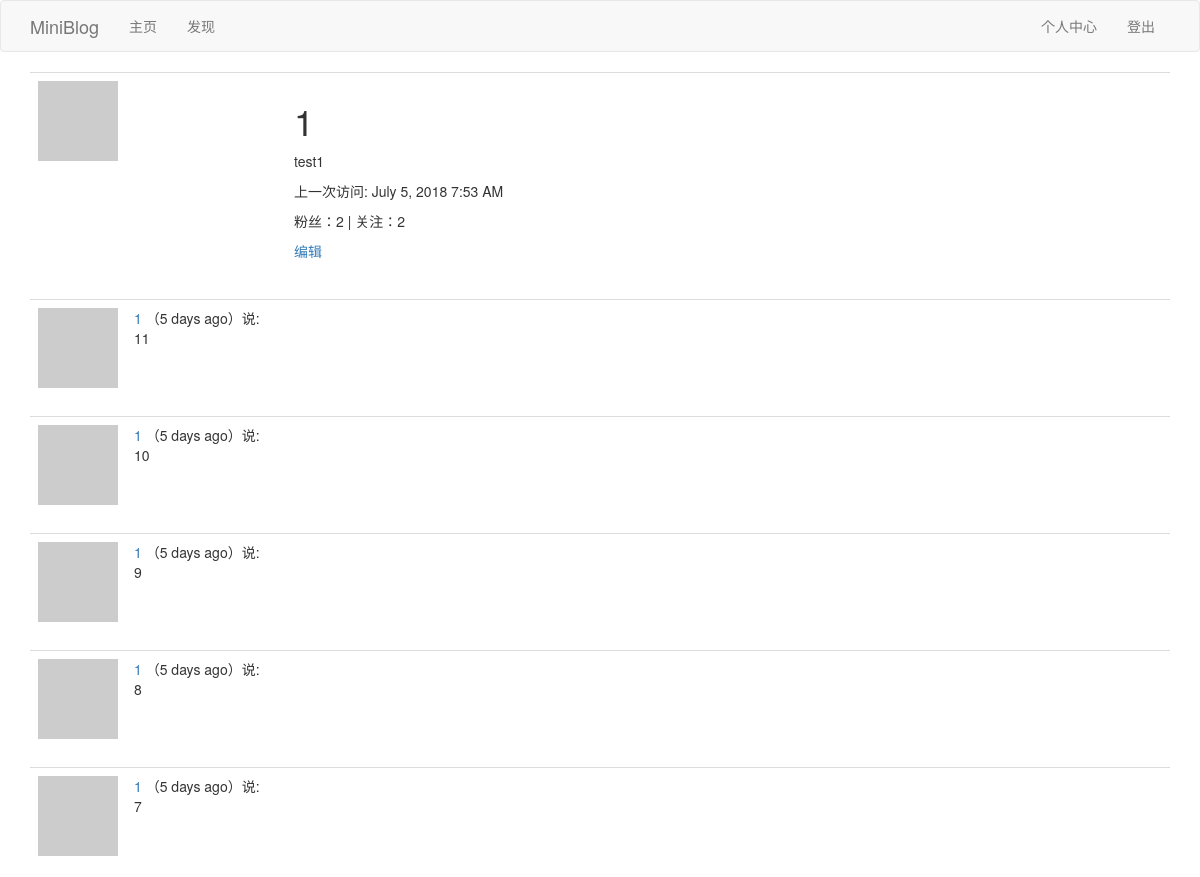
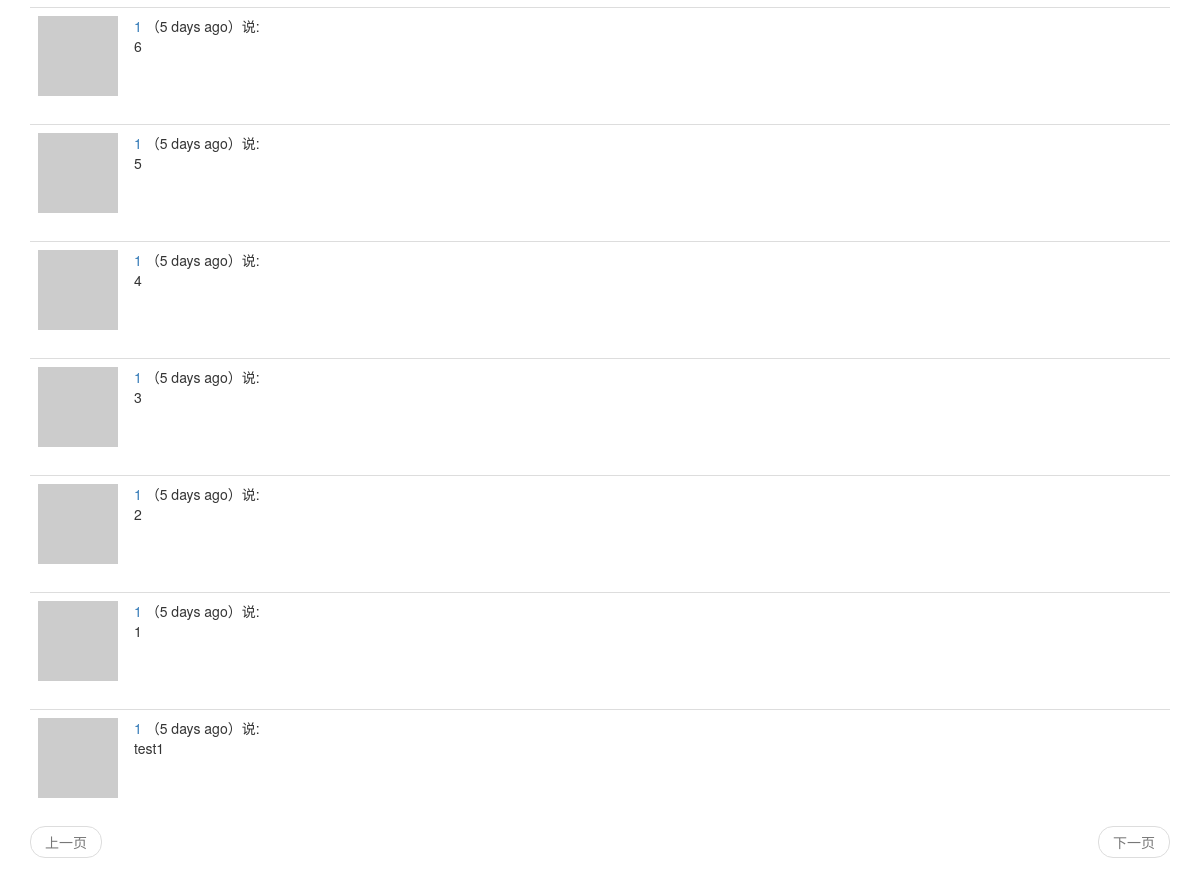
/user/1 (signed in), run on the app's committed database (2 pictures, top to bottom).
### app/models.py (models this page shows, shortened)
class User(UserMixin,db.Model):
	__tablename__ = 'user'
	id = db.Column(db.Integer,primary_key=True)
	username = db.Column(db.String(64),index=True,unique=True)
	email = db.Column(db.String(64),index=True,unique=True)
	password_hash = db.Column(db.String(128))
	posts = db.relationship('Post',backref='author',lazy='dynamic')
	about_me = db.Column(db.String(140))
	last_seen = db.Column(db.DateTime,default=datetime.utcnow)
	def __repr__(self):
		return '<User {}'.format(self.username)
	__str__ = __repr__
	def avatar(self,size):
		digest = md5(self.email.lower().encode('utf-8')).hexdigest()
		return r'https://www.gravatar.com/avatar/{}?d=identicon&s={}'.format(digest,size)
	followed = db.relationship("User",secondary=followers,
		primaryjoin=(followers.c.follower_id == id),
		secondaryjoin=(followers.c.followed_id == id),
		backref=db.backref('followers',lazy='dynamic'),lazy='dynamic'
		)

class Post(db.Model):
    id = db.Column(db.Integer, primary_key=True)
    body = db.Column(db.String(140))
    timestamp = db.Column(db.DateTime, index=True, default=datetime.utcnow)
    user_id = db.Column(db.Integer, db.ForeignKey('user.id'))
    language = db.Column(db.String(5))

### app/views.py (the view)
@app.route('/user/<username>')
@login_required
def user(username):
	user = User.query.filter_by(username=username).first_or_404()
	page = request.args.get('page',1,type=int)
	posts = user.posts.order_by(Post.timestamp.desc()).paginate(
		page,app.config['POSTS_PER_PAGE'],False)
	next_url = url_for('user',username=username,page=posts.next_num) if posts.has_next else None
	prev_url = url_for('user',username=username,page=posts.prev_num) if posts.has_prev else None
	return render_template('user.html',user=user,posts=posts.items,next_url=next_url, prev_url=prev_url)

### app/models.py (called while the page is built)
@login.user_loader
def load_user(id):
	return User.query.get(int(id))

### app/views.py (called while the page is built)
@app.before_request
def before_request():
	if current_user.is_authenticated:
		current_user.last_seen = datetime.utcnow()
		db.session.commit()
	g.locale = str(get_locale())

### app/templates/user.html
{% extends "base.html" %}
{% block app_content %}
	<table class="table table-hover">
        <tr>
            <td width="256px"><img src="{{ user.avatar(256) }}"></td>
            <td>
            	<h1>{{ user.username }}</h1>
            	{% if user.about_me %}<p>{{ user.about_me }}</p>{% endif %}
                {% if user.last_seen %}<p>{{_("上一次访问")}}: {{ moment(user.last_seen).format('LLL') }}</p>{% endif %}
                <p>{{_("粉丝")}}：{{ user.followers.count() }} | {{_("关注")}}：{{ user.followed.count() }} </p>
                {% if user == current_user %}
                    <p><a href="{{ url_for('edit_profile') }}">{{_("编辑")}}</a></p>
                {% elif current_user.is_following(user) %}
                    <p><a href="{{ url_for('unfollow', username=user.username) }}">{{_("取消关注")}}</a></p>
                {% else %}
                    <p><a href="{{ url_for('follow', username=user.username) }}">{{_("点击关注")}}</a></p>
                {% endif %}
            </td>
        </tr>
    </table>
	{% for post in posts %}
		{% include "_post.html" %}
	{% endfor %}
    {% include "_pagination.html" %}
{% endblock %}

### app/templates/_post.html (shortened to what this page needs)
    <table class="table table-hover">
        <tr>
            <td width="70px">
                <a href="{{ url_for('user', username=post.author.username) }}">
                    <img src="{{ post.author.avatar(70) }}" />
                </a>
            </td>
            <td>
                <a href="{{ url_for('user', username=post.author.username) }}">
                    {{ post.author.username }}
                </a>
                （{{ moment(post.timestamp).fromNow() }}）{{_('说')}}:
                <br>
                <span id="post{{post.id}}">{{ post.body }}</span>
            </td>
        </tr>
    </table>

### data on the page
User: username "1", about_me "test1", last_seen "July 5, 2018 7:53 AM"
Post: author.username "1", timestamp "5 days ago", body "11"
Post: author.username "1", timestamp "5 days ago", body "10"
Post: author.username "1", timestamp "5 days ago", body "9"
Post: author.username "1", timestamp "5 days ago", body "8"
Post: author.username "1", timestamp "5 days ago", body "7"
Post: author.username "1", timestamp "5 days ago", body "6"
Post: author.username "1", timestamp "5 days ago", body "5"
Post: author.username "1", timestamp "5 days ago", body "4"
Post: author.username "1", timestamp "5 days ago", body "3"
Post: author.username "1", timestamp "5 days ago", body "2"
Post: author.username "1", timestamp "5 days ago", body "1"
Post: author.username "1", timestamp "5 days ago", body "test1"

### other printed values
{{ user.followers.count() }} "2"
{{ user.followed.count() }} "2"
